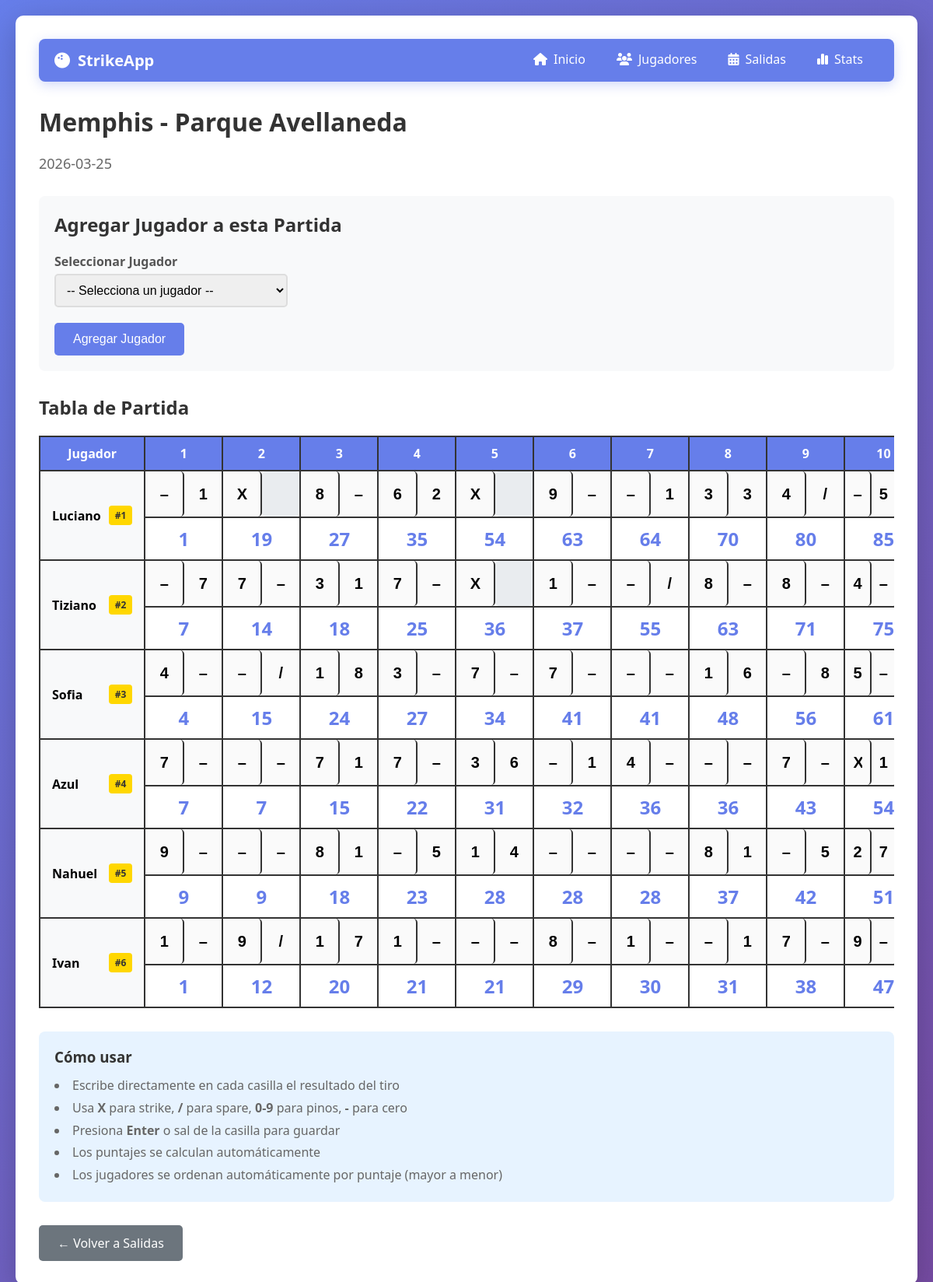
Screenshot of /outing/2 with the database file from the repository.
### tables this page shows
CREATE TABLE outings (
            id INTEGER PRIMARY KEY AUTOINCREMENT,
            date TEXT NOT NULL,
            location TEXT NOT NULL,
            created_at TIMESTAMP DEFAULT CURRENT_TIMESTAMP
        );

CREATE TABLE players (
            id INTEGER PRIMARY KEY AUTOINCREMENT,
            name TEXT NOT NULL UNIQUE,
            total_games INTEGER DEFAULT 0,
            total_score INTEGER DEFAULT 0,
            average_score REAL DEFAULT 0.0
        );

CREATE TABLE outing_players (
            id INTEGER PRIMARY KEY AUTOINCREMENT,
            outing_id INTEGER NOT NULL,
            player_id INTEGER NOT NULL,
            final_score INTEGER, final_position INTEGER, strikes_count INTEGER DEFAULT 0, spares_count INTEGER DEFAULT 0,
            FOREIGN KEY (outing_id) REFERENCES outings(id) ON DELETE CASCADE,
            FOREIGN KEY (player_id) REFERENCES players(id) ON DELETE CASCADE,
            UNIQUE(outing_id, player_id)
        );

### bowling_app.py (the view, shortened to what this page needs)
@app.route('/outing/<int:outing_id>')
def outing_detail(outing_id):
    conn = get_db()
    cursor = conn.cursor()
    cursor.execute('SELECT * FROM outings WHERE id = ?', (outing_id,))
    outing = cursor.fetchone()
    if not outing:
        conn.close()
        return "Salida no encontrada", 404
    cursor.execute('''
        SELECT p.id, p.name, op.final_score, op.final_position
        FROM outing_players op
        JOIN players p ON op.player_id = p.id
        WHERE op.outing_id = ?
        ORDER BY
            CASE
                WHEN op.final_score IS NULL THEN 1
                ELSE 0
            END,
            op.final_score DESC,
            p.name
    ''', (outing_id,))
    outing_players = cursor.fetchall()
    game_data = []
    if outing_players:
        for player in outing_players:
            cursor.execute('''
                SELECT * FROM frames
                WHERE outing_id = ? AND player_id = ?
                ORDER BY frame_number
            ''', (outing_id, player['id']))
            frames = cursor.fetchall()
            scores = calculate_scores(frames)
            frames_display = []
            for i, frame in enumerate(frames):
                frame_dict = dict(frame)
                frame_dict['score'] = scores[i]
                if frame['frame_number'] <= 9:
                    frame_dict['display_1'] = number_to_symbol(frame['roll_1'])
                    frame_dict['display_2'] = number_to_symbol(frame['roll_2'], frame['roll_1'])
                    frame_dict['display_3'] = ''
                else:
                    frame_dict['display_1'] = number_to_symbol(frame['roll_1'])
                    frame_dict['display_2'] = number_to_symbol(frame['roll_2'], frame['roll_1'])
                    if frame['roll_3'] is not None:
                        if frame['roll_2'] == 10:
                            frame_dict['display_3'] = number_to_symbol(frame['roll_3'])
                        else:
                            frame_dict['display_3'] = number_to_symbol(frame['roll_3'], frame['roll_2'])
                    else:
                        frame_dict['display_3'] = ''
                frames_display.append(frame_dict)
            game_data.append({
                'player': player,
                'frames': frames_display,
                'final_score': scores[9] if scores[9] is not None else None
            })
    cursor.execute('SELECT * FROM players ORDER BY name')
    all_players = cursor.fetchall()
    conn.close()
    return render_template('outing_detail.html',
                         outing=outing,
                         game_data=game_data,
                         all_players=all_players)

### bowling_app.py (called while the page is built)
def get_db():
    conn = sqlite3.connect(DATABASE)
    conn.row_factory = sqlite3.Row
    return conn

def number_to_symbol(number, previous_roll=None):
    if number is None:
        return ''
    if previous_roll is not None and previous_roll != 10 and (previous_roll + number == 10):
        return '/'
    if number == 10:
        return 'X'
    if number == 0:
        return '–'
    return str(number)

def get_all_rolls(frames_data):
    rolls = []
    for frame in frames_data:
        if frame['roll_1'] is not None:
            rolls.append(frame['roll_1'])
        if frame['roll_2'] is not None:
            rolls.append(frame['roll_2'])
        if frame['roll_3'] is not None:
            rolls.append(frame['roll_3'])
    return rolls

### templates/outing_detail.html (shortened to what this page needs)
{% extends "base.html" %}
{% block content %}
<h1>{{ outing.location }}</h1>
<p style="color: #666; font-size: 18px; margin-bottom: 30px;">{{ outing.date }}</p>
<div style="background: #f8f9fa; padding: 20px; border-radius: 8px; margin-bottom: 30px;">
    <h2 style="margin-bottom: 20px;">Agregar Jugador a esta Partida</h2>
    <form method="POST" action="/outing/{{ outing.id }}/add_player">
        <div class="form-group">
            <label for="player_id">Seleccionar Jugador</label>
            <select id="player_id" name="player_id" required style="width: auto; min-width: 300px;">
                <option value="">-- Selecciona un jugador --</option>
            </select>
        </div>
        <button type="submit">Agregar Jugador</button>
    </form>
</div>
{% if game_data %}
<h2>Tabla de Partida</h2>
<div style="overflow-x: auto; margin-top: 20px;">
    <table style="width: 100%; border-collapse: collapse; background: white; box-shadow: 0 4px 20px rgba(0,0,0,0.1);">
        <thead>
            <tr>
                <th style="border: 2px solid #333; padding: 10px; background: #667eea; color: white; text-align: center; min-width: 120px; position: sticky; left: 0; z-index: 10;">
                    Jugador
                </th>
                {% for i in range(1, 11) %}
                <th style="border: 2px solid #333; padding: 10px; background: #667eea; color: white; text-align: center; min-width: 100px;">
                    {{ i }}
                </th>
                {% endfor %}
            </tr>
        </thead>
        <tbody id="game-table-body">
            {% for player_data in game_data %}
            <tr data-player-id="{{ player_data.player.id }}" data-final-score="{{ player_data.final_score or 0 }}">
                <td style="border: 2px solid #333; padding: 15px; background: #f8f9fa; font-weight: 600; position: sticky; left: 0; z-index: 5;">
                    <div style="display: flex; justify-content: space-between; align-items: center;">
                        <span>{{ player_data.player.name }}</span>
                        {% if player_data.player.final_position %}
                        <span style="background: #ffd700; color: #333; padding: 4px 8px; border-radius: 4px; font-size: 12px; margin-left: 10px;">
                            #{{ player_data.player.final_position }}
                        </span>
                        {% endif %}
                    </div>
                </td>
                {% for frame in player_data.frames %}
                <td style="border: 2px solid #333; padding: 0; vertical-align: top;">
                    <div style="display: flex; flex-direction: column; height: 100%;">
                        <div style="display: flex; min-height: 60px; border-bottom: 2px solid #333;">
                            {% if frame.frame_number <= 9 %}
                                <input type="text"
                                       class="roll-input"
                                       maxlength="1"
                                       data-player="{{ player_data.player.id }}"
                                       data-frame="{{ frame.frame_number }}"
                                       data-roll="1"
                                       value="{{ frame.display_1 }}"
                                       style="flex: 1; border: none; border-right: 2px solid #333; text-align: center; font-size: 20px; font-weight: bold; background: #fafafa; text-transform: uppercase;">
                                <input type="text"
                                       class="roll-input"
                                       maxlength="1"
                                       data-player="{{ player_data.player.id }}"
                                       data-frame="{{ frame.frame_number }}"
                                       data-roll="2"
                                       value="{{ frame.display_2 }}"
                                       style="flex: 1; border: none; text-align: center; font-size: 20px; font-weight: bold; background: #fafafa; text-transform: uppercase;">
                            {% else %}
                                <input type="text"
                                       class="roll-input"
                                       maxlength="1"
                                       data-player="{{ player_data.player.id }}"
                                       data-frame="{{ frame.frame_number }}"
                                       data-roll="1"
                                       value="{{ frame.display_1 }}"
                                       style="flex: 1; border: none; border-right: 2px solid #333; text-align: center; font-size: 20px; font-weight: bold; background: #fafafa; text-transform: uppercase;">
                                <input type="text"
                                       class="roll-input"
                                       maxlength="1"
                                       data-player="{{ player_data.player.id }}"
                                       data-frame="{{ frame.frame_number }}"
                                       data-roll="2"
                                       value="{{ frame.display_2 }}"
                                       style="flex: 1; border: none; border-right: 2px solid #333; text-align: center; font-size: 20px; font-weight: bold; background: #fafafa; text-transform: uppercase;">
                            {% endif %}
                        </div>
                        <div style="padding: 10px; text-align: center; background: white; min-height: 45px; display: flex; align-items: center; justify-content: center;">
                            <span class="frame-score"
                                  data-player="{{ player_data.player.id }}"
                                  data-frame="{{ frame.frame_number }}"
                                  style="font-size: 24px; font-weight: bold; color: #667eea;">
                                {% if frame.score is not none %}{{ frame.score }}{% endif %}
                            </span>
                        </div>
                    </div>
                </td>
                {% endfor %}
            </tr>
            {% endfor %}
        </tbody>
    </table>
</div>
<div style="background: #e7f3ff; padding: 20px; border-radius: 8px; margin: 30px 0;">
    <h3 style="color: #333; margin-bottom: 10px;">Cómo usar</h3>
    <ul style="list-style-position: inside; color: #666; line-height: 1.8;">
        <li>Escribe directamente en cada casilla el resultado del tiro</li>
        <li>Usa <strong>X</strong> para strike, <strong>/</strong> para spare, <strong>0-9</strong> para pinos, <strong>-</strong> para cero</li>
        <li>Presiona <strong>Enter</strong> o sal de la casilla para guardar</li>
        <li>Los puntajes se calculan automáticamente</li>
        <li>Los jugadores se ordenan automáticamente por puntaje (mayor a menor)</li>
    </ul>
</div>
{% endif %}
<div>
    <a href="/outings" class="btn" style="background: #6c757d;">← Volver a Salidas</a>
</div>
{% endblock %}

### templates/base.html (style rules this page uses)
* { margin: 0; padding: 0; box-sizing: border-box; }
body { font-family: 'Segoe UI', Tahoma, Geneva, Verdana, sans-serif; background: linear-gradient(135deg, #667eea 0%, #764ba2 100%); min-height: 100vh; padding: 20px; }
h1, h2 { color: #333; margin-bottom: 20px; }
.form-group { margin-bottom: 20px; }
label { display: block; margin-bottom: 5px; font-weight: 600; color: #555; }
input[type="text"], input[type="date"], select { width: 100%; padding: 10px; border: 2px solid #ddd; border-radius: 5px; font-size: 16px; transition: border-color 0.3s; }
button, .btn { background: #667eea; color: white; border: none; padding: 12px 24px; border-radius: 5px; cursor: pointer; font-size: 16px; transition: background 0.3s; text-decoration: none; display: inline-block; }

### templates/outing_detail.html (style rules this page uses)
.roll-input::placeholder { color: #ccc; }

### rows the page displays
outings: location "Memphis - Parque Avellaneda", date "2026-03-25"
players: player.name "Luciano", player.id "–" "X" "8" "6" "X" "9" "–" "3" "4", player.id "1" "–" "2" "–" "1" "3" "/", player.id "–", player.id "5"
outing_players: player.final_position "1"
players: player.name "Tiziano", player.id "–" "7" "3" "7" "X" "1" "–" "8" "8", player.id "7" "–" "1" "–" "–" "/" "–" "–", player.id "4", player.id "–"
outing_players: player.final_position "2"
players: player.name "Sofia", player.id "4" "–" "1" "3" "7" "7" "–" "1" "–", player.id "–" "/" "8" "–" "–" "–" "–" "6" "8", player.id "5", player.id "–"
outing_players: player.final_position "3"
players: player.name "Azul", player.id "7" "–" "7" "7" "3" "–" "4" "–" "7", player.id "–" "–" "1" "–" "6" "1" "–" "–" "–", player.id "X", player.id "1"
outing_players: player.final_position "4"
players: player.name "Nahuel", player.id "9" "–" "8" "–" "1" "–" "–" "8" "–", player.id "–" "–" "1" "5" "4" "–" "–" "1" "5", player.id "2", player.id "7"
outing_players: player.final_position "5"
players: player.name "Ivan", player.id "1" "9" "1" "1" "–" "8" "1" "–" "7", player.id "–" "/" "7" "–" "–" "–" "–" "1" "–", player.id "9", player.id "–"
outing_players: player.final_position "6"

### other values shown
{{ i }} "1" "2" "3" "4" "5" "6" "7" "8" "9" "10"
{{ frame.score }} "1" "19" "27" "35" "54" "63" "64" "70" "80" "85" "7" "14" "18" "25" "36" "37" "55" "63" "71" "75" "4" "15" "24" "27" "34" "41" "41" "48" "56" "61" "7" "7" "15" "22" "31" "32" "36" "36" "43" "54" "9" "9" "18" "23" "28" "28" "28" "37" "42" "51" "1" "12" "20" "21" "21" "29" "30" "31" "38" "47"
